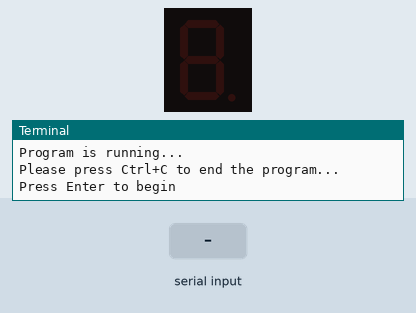
Recording of a program running on a simulated Raspberry Pi (BCM pin numbers). Parts: 1-digit seven-segment display, the last lines printed to the terminal. The test bench sets the inputs (shaded band).

Above: at 1.2 s.
1.3 s: "1" typed at the terminal, then Enter
At 1.7 s:
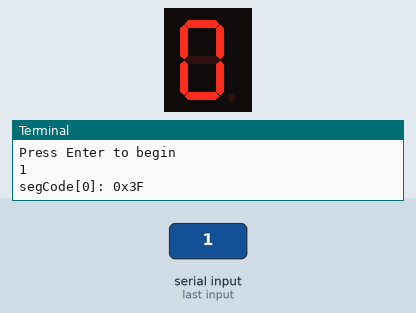
At 2.2 s:
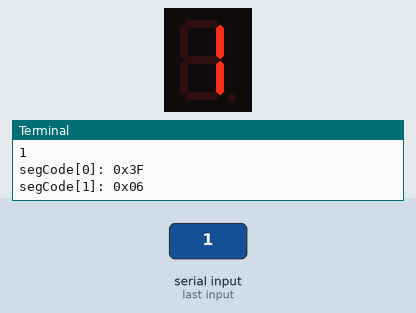
Timing chart, 0 to 4.3 s (numbered marks = the images above; inputs shaded):
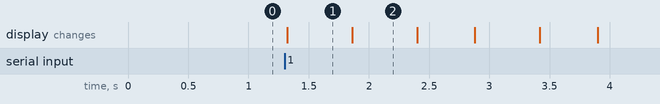

Measured:
- after the input at 1.3 s, the display: changes at once (image 1)
- what the display in image 1 shows lasts 0.6 s, from 1.3 s to 1.9 s

The program:

Segment_Display.py
```python
#!/usr/bin/env python

import RPi.GPIO as GPIO
import time

# Set up pins
SDI   = 17
RCLK  = 18
SRCLK = 27

# Define a segment code from 0 to F in Hexadecimal
# Commen cathode
segCode = [0x3f,0x06,0x5b,0x4f,0x66,0x6d,0x7d,0x07,0x7f,0x6f,0x77,0x7c,0x39,0x5e,0x79,0x71]
# Commen anode
# segCode = [0xc0,0xf9,0xa4,0xb0,0x99,0x92,0x82,0xf8,0x80,0x90,0x88,0x83,0xc6,0xa1,0x86,0x8e]

def print_msg():
	print 'Program is running...'
	print 'Please press Ctrl+C to end the program...'
	raw_input ("Press Enter to begin\n")

def setup():
	GPIO.setmode(GPIO.BCM)
	GPIO.setup(SDI, GPIO.OUT, initial=GPIO.LOW)
	GPIO.setup(RCLK, GPIO.OUT, initial=GPIO.LOW)
	GPIO.setup(SRCLK, GPIO.OUT, initial=GPIO.LOW)

# Shift the data to 74HC595
def hc595_shift(dat):
	for bit in range(0, 8):
		GPIO.output(SDI, 0x80 & (dat << bit))
		GPIO.output(SRCLK, GPIO.HIGH)
		time.sleep(0.001)
		GPIO.output(SRCLK, GPIO.LOW)
	GPIO.output(RCLK, GPIO.HIGH)
	time.sleep(0.001)
	GPIO.output(RCLK, GPIO.LOW)

def main():
	print_msg()
	while True:
		# Shift the code one by one from segCode list
		for code in segCode:
			hc595_shift(code)
			print "segCode[%s]: 0x%02X"%(segCode.index(code), code) # double digit to print
			time.sleep(0.5)

def destroy():
	GPIO.cleanup()

if __name__ == '__main__':
	setup()
	try:
		main()
	except KeyboardInterrupt:
		destroy()
```
